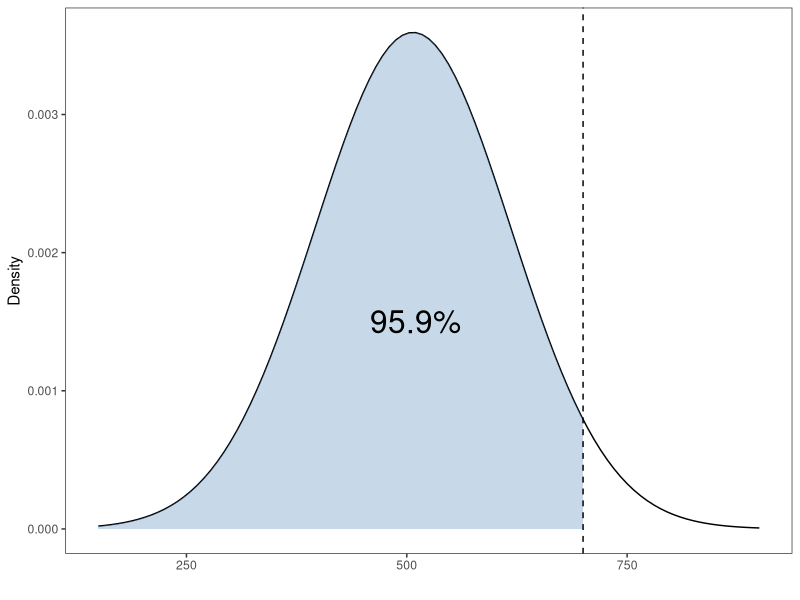
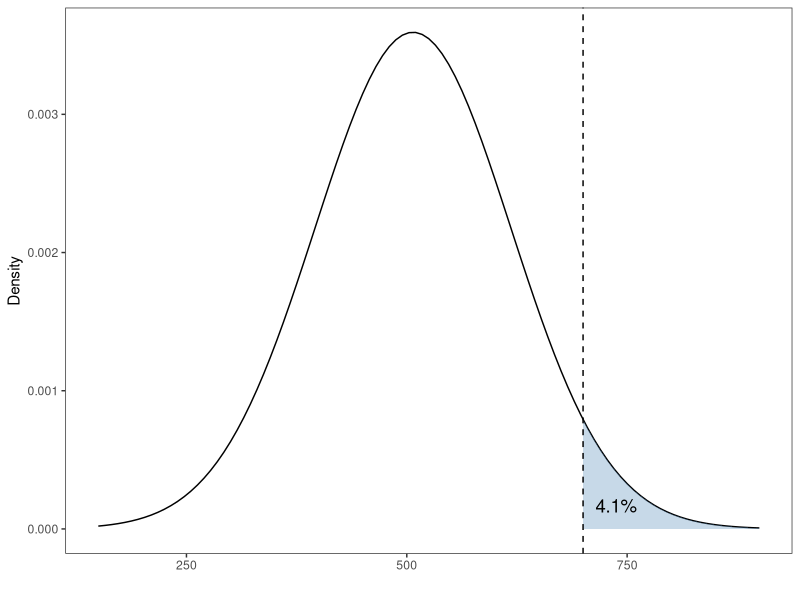
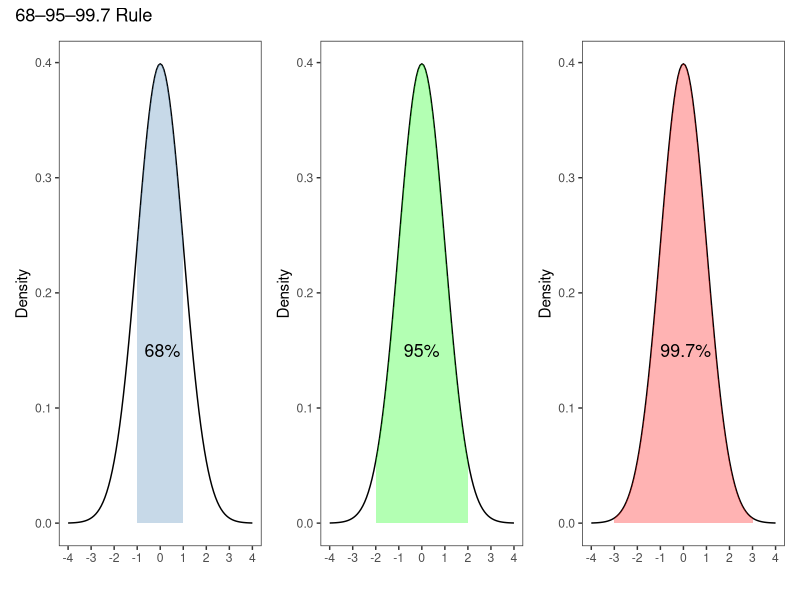
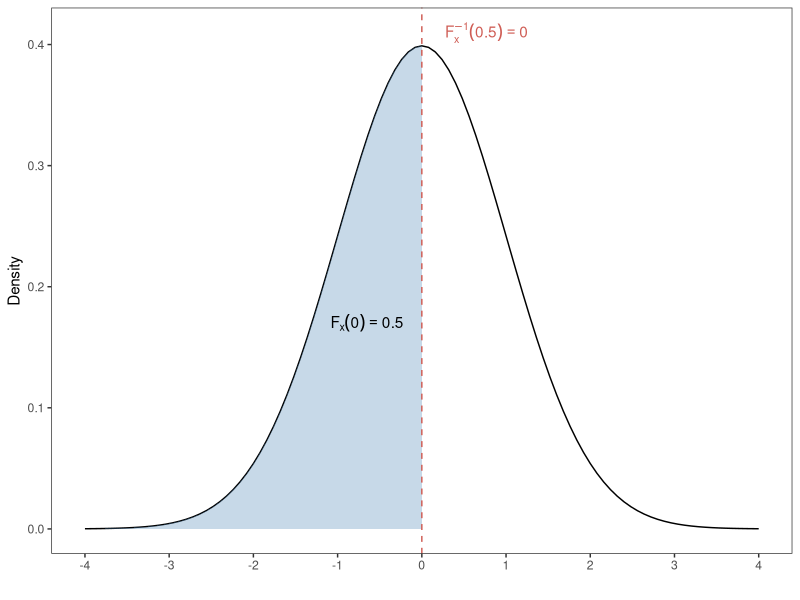
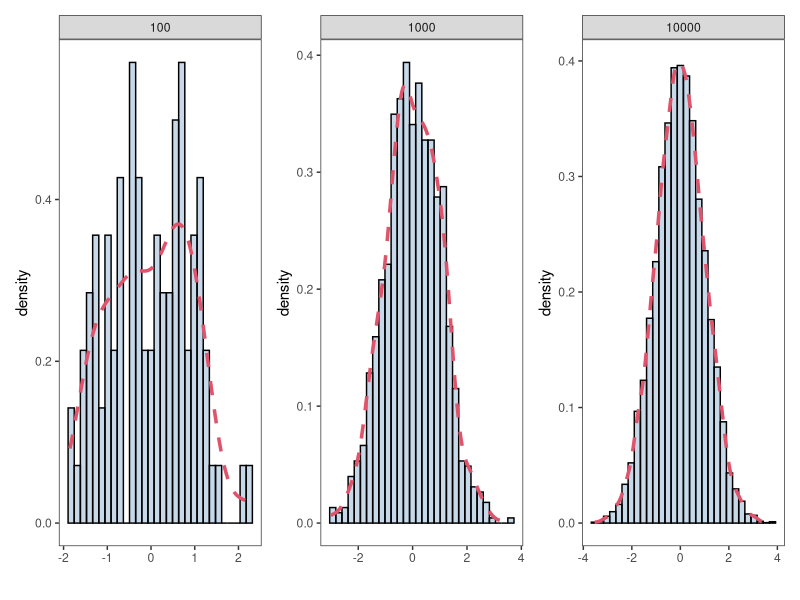
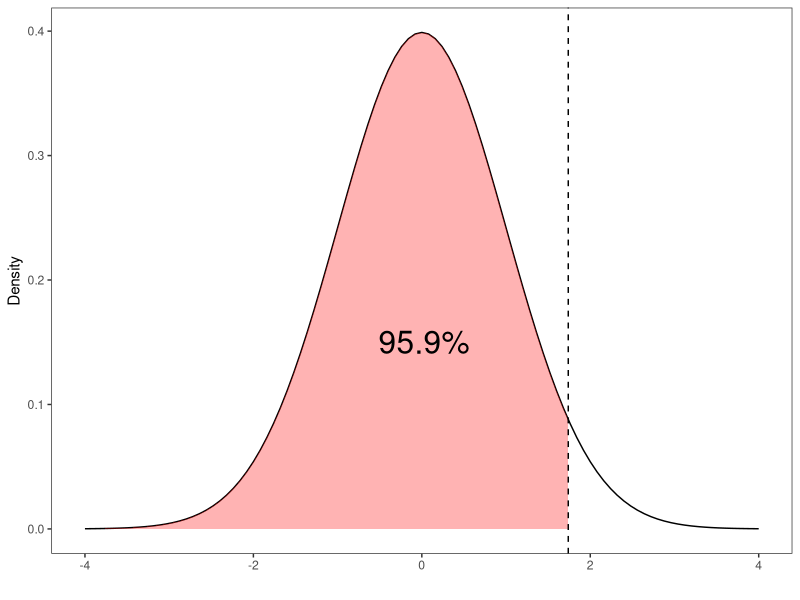

Source code (R) for these figures, in order:
## ---- chunk 1
knitr::opts_chunk$set(
  comment = "#>",
  fig.width = 6,
  fig.height = 4,
  warning = FALSE,
  eval = TRUE
)
## ---- chunk 2
library(ggplot2)
library(patchwork)
## ---- chunk 3
theme_set(theme_bw())
theme_replace(panel.grid.minor = element_blank(),
              panel.grid.major = element_blank())
## ---- chunk 4
dnorm(x = 0,mean = 0,sd = 1)
## ---- chunk 5
dnorm(x=1:10,mean = 1,sd = 3)
## ---- chunk 6
pnorm(0,mean = 0, sd = 1)
## ---- chunk 7
prob1 <- round(pnorm(700, mean=507, sd=111) * 100,2)
plt1 <- ggplot(data.frame(x = c(150,900)), aes(x)) +
  stat_function(fun = dnorm,
                geom = "line",
                xlim = c(150,900),
                args = list(mean = 507,sd = 111)) +
  stat_function(fun = dnorm,
                geom = "area",
                fill = 'steelblue',
                alpha =0.3,
                xlim = c(150, 700),
                args = list(mean = 507,sd = 111))+
  annotate("text", x = 510, y = 0.0015, 
           label = paste0(prob1,'%'),
           size = 8)+
  geom_vline(xintercept = 700,linetype =2)+
  labs(x = '',y= 'Density')
## ---- chunk 8
plt1
## ---- chunk 9
pnorm(700, mean=507, sd=111)
## ---- chunk 10
prob2 <- round(pnorm(700, mean=507, sd=111,
                     lower.tail = FALSE)*100,2)

p2 <- ggplot(data.frame(x = c(150,900)), aes(x)) +
  stat_function(fun = dnorm,
                geom = "line",
                xlim = c(150,900),
                args = list(mean = 507,sd = 111)) +
  stat_function(fun = dnorm,
                geom = "area",
                fill = 'steelblue',
                alpha =0.3,
                xlim = c(700, 900),
                args = list(mean = 507,sd = 111))+
  annotate("text", x = 738, y = 0.00017, 
           label = paste0(prob2,'%'),
           size=4.7)+
  geom_vline(xintercept = 700,linetype =2)+
  labs(x = '',y= 'Density')
## ---- chunk 11
p2
## ---- chunk 12
1-pnorm(700, mean = 507, sd = 111)
## ---- chunk 13
pnorm(700, mean = 507, sd = 111, lower.tail = FALSE)
## ---- chunk 14
x_limits <- c(-4,4)
## ---- chunk 15
plot_shaded_normal <- function(shade_limits,percent_display,
                               annotate_x_label,annotate_y_label,
                               x_limits = c(-4,4),
                               fill = 'steelblue',
                               alpha = 0.3,annotate_label_size=4.5){
  plt <- ggplot(data.frame(x = x_limits), aes(x)) +
    stat_function(fun = dnorm,geom = "line",xlim = x_limits) +
    stat_function(fun = dnorm,geom = "area",fill = fill,alpha =alpha,
                  xlim = shade_limits)+
    labs(x = '',y= 'Density')+
    annotate("text", x = annotate_x_label, y = annotate_y_label, 
             label = paste0(percent_display,'%'),
             size=annotate_label_size)+
    scale_x_continuous(name = '',limits = x_limits,
                       breaks = x_limits[1]:x_limits[2])
  return(plt)
}
## ---- chunk 16
plots <- plot_shaded_normal(shade_limits = c(-1,1),
                            percent_display = 68,
                            annotate_x_label = 0.1,annotate_y_label = 0.15)+
  plot_shaded_normal(shade_limits = c(-2, 2),fill='green',
                     percent_display = 95,
                     annotate_x_label = 0,annotate_y_label = 0.15)+
  plot_shaded_normal(shade_limits = c(-3, 3),fill='red',
                     percent_display = 99.7,
                     annotate_x_label = 0.1,annotate_y_label = 0.15)+
  plot_annotation(title = '68–95–99.7 Rule')
## ---- chunk 17
plots
## ---- chunk 18
pnorm(1)-pnorm(-1)
## ---- chunk 19
pnorm(2) - pnorm(-2)
## ---- chunk 20
pnorm(3) - pnorm(-3)
## ---- chunk 21
x_limits <- c(-4,4)

p1 <- ggplot(data.frame(x = x_limits), aes(x)) +
  stat_function(fun = dnorm,
                geom = "line",
                xlim = x_limits) +
  stat_function(fun = dnorm,
                geom = "area",
                fill = 'steelblue',
                alpha =0.3,
                xlim = c(-4, 0))+
  geom_vline(xintercept = 0,linetype=2,color = '#cf5d55')+
  labs(x = '',y= 'Density')+
  annotate('text', x = -0.65, y = 0.17, 
           parse =TRUE,
           label = paste0(
             expression('F'[x]),'(0)==0.5') )+
  annotate('text',x = 0.77, y = 0.41,
           parse =TRUE,
           label = paste0(
             expression('F'[x]^{-1}),' *(0.5)==0'),
           color = '#cf5d55')+
  scale_x_continuous(name = '',limits = x_limits,
                     breaks = -4:4)

## ---- chunk 22
p1
## ---- chunk 23
qnorm(p=0.5)
## ---- chunk 24
qnorm(0.9589596, mean=507, sd=111)
## ---- chunk 25
set.seed(10)
## ---- chunk 26
rnorm(10, mean = 0, sd = 1)
## ---- chunk 27
rnorm(10)
## ---- chunk 28
rnorm(10, mean = 10, sd = 2)
## ---- chunk 29
plot_random_normal <- function(n_samples, mean = 0, sd = 1,
                               fill = 'steelblue', alpha = 0.3,
                               bins = 30, density_linewidth = 1.2,
                               density_linetype = 2){
  
  plt <- ggplot(data = data.frame(x=rnorm(n_samples,mean = mean, sd = sd),
                                  n_samples),aes(x))+
    geom_histogram(aes(y = after_stat(density)),
                   colour = 1, fill = fill,
                   alpha = alpha,
                   bins=bins) +
    geom_density(linewidth = density_linewidth,
                 linetype = density_linetype,
                 colour = 2)+
    labs(x= '',y = 'density')+
    facet_grid(~n_samples)
  return(plt)
}
## ---- chunk 30
plots <- plot_random_normal(n_samples = 100)+
  plot_random_normal(n_samples = 1000)+
  plot_random_normal(n_samples = 10000)+
  plot_layout(ncol=3)
## ---- chunk 31
plots
## ---- chunk 32
pnorm(700, mean = 507, sd = 111)
## ---- chunk 33
z <- (700-507)/111
pnorm(z)
## ---- chunk 34
prob2 <- round(z * 100,2)
p2 <- ggplot(data.frame(x = c(-4,4)), aes(x)) +
  stat_function(fun = dnorm,
                geom = "line",
                xlim = c(-4,4),
                args = list(mean = 0,sd = 1)) +
  stat_function(fun = dnorm,
                geom = "area",
                fill = 'red',
                alpha =0.3,
                xlim = c(-4, z),
                args = list(mean = 0,sd = 1))+
  annotate("text", x = (510-507)/111, y = 0.15, 
           label = paste0(prob1,'%'),
           size = 8)+
  geom_vline(xintercept = z,linetype =2)+
  labs(x = '',y= 'Density')
## ---- chunk 35
p2
